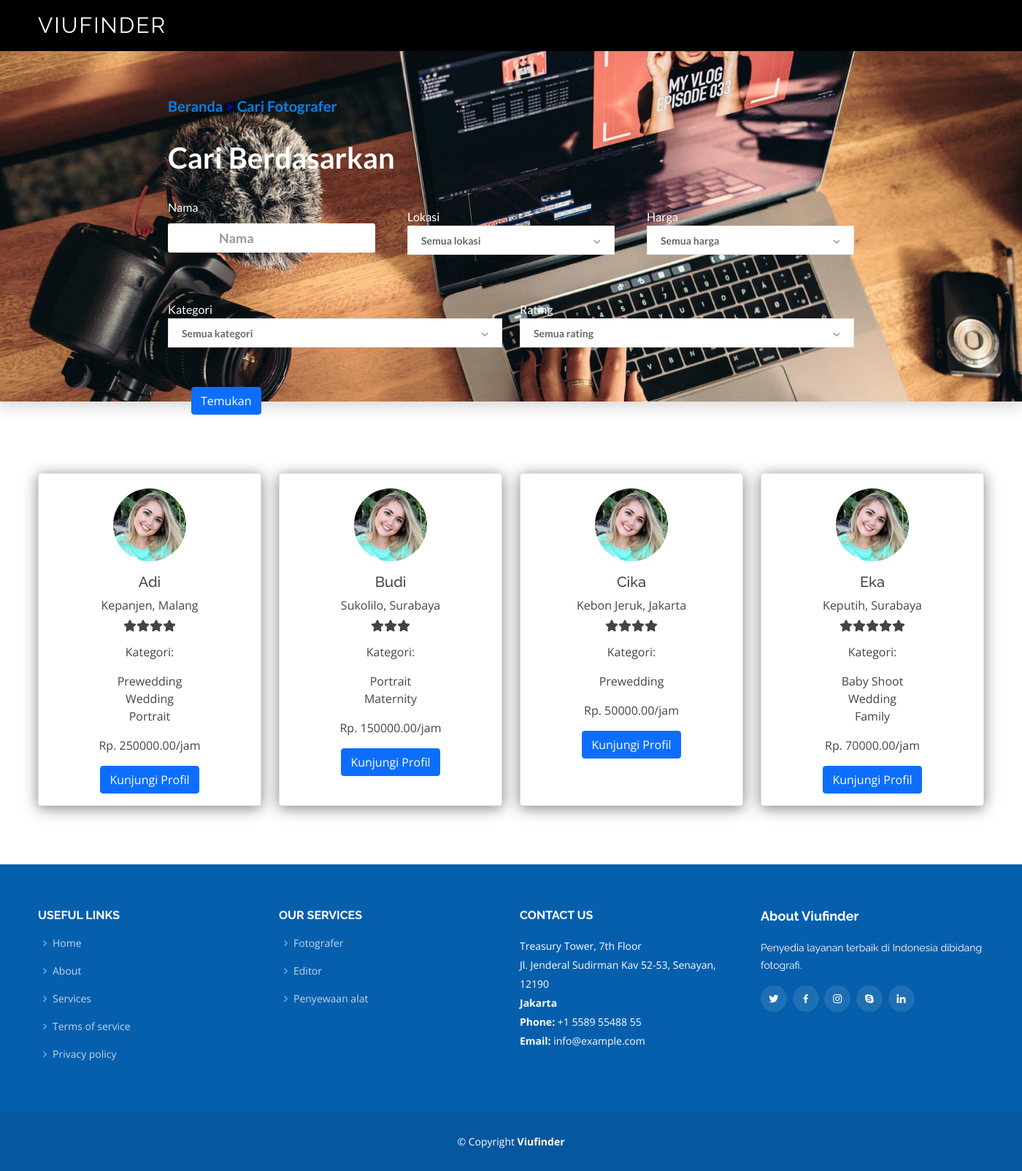
Screenshot of /carifotografer.php with the database file from the repository.
### tables this page shows
CREATE TABLE `penyedia_jasa` (
    `pjasa_id` int(11) NOT NULL AUTO_INCREMENT,
    `pjasa_nama` varchar(100),
    `pjasa_kontak` varchar(15),
    `pjasa_alamat` varchar(1024),
    `pjasa_tempatlahir` varchar(200),
    `pjasa_tanggallahir` date,
    `pjasa_foto` mediumblob,
    `pjasa_jkel` varchar(2),
    `pjasa_email` varchar(100) NOT NULL,
    `pjasa_password` varchar(100) NOT NULL,
    `pjasa_statusaktif` varchar(100),
    PRIMARY KEY (`pjasa_id`)
);

CREATE TABLE `kategori_jasa` (
    `ktg_id` int NOT NULL AUTO_INCREMENT,
    `ktg_kategori` varchar(64),
    PRIMARY KEY (`ktg_id`)
);

### carifotografer.php (the view, shortened to what this page needs)
<html>
  <head>
    <link href="assets/css/main.css" rel="stylesheet" />
    <link href="https://cdn.jsdelivr.net/npm/bootstrap@5.0.2/dist/css/bootstrap.min.css" rel="stylesheet" />
    <link href="assets/vendor/animate.css/animate.min.css" rel="stylesheet" />
    <link href="assets/vendor/aos/aos.css" rel="stylesheet" />
    <link href="assets/vendor/bootstrap/css/bootstrap.min.css" rel="stylesheet" />
    <link href="assets/vendor/bootstrap-icons/bootstrap-icons.css" rel="stylesheet" />
    <link href="assets/vendor/boxicons/css/boxicons.min.css" rel="stylesheet" />
    <link href="assets/vendor/glightbox/css/glightbox.min.css" rel="stylesheet" />
    <link href="assets/vendor/remixicon/remixicon.css" rel="stylesheet" />
    <link href="assets/vendor/swiper/swiper-bundle.min.css" rel="stylesheet" />
    <link href="assets/css/style.css" rel="stylesheet">
  </head>
  <body>
    <header id="header" class="sticky-top d-flex align-items-center bg-black">
      <div class="container d-flex align-items-center justify-content-between">
        <h1 class="logo"><a href="index.php">Viufinder</a></h1>
      </div>
    </header>
    <div class="s008">
      <form>
        <div class="inner-form">
          <div class="advance-search">
            <span class="awal"><a href="index.html">Beranda</a> > <a href="carieditor.html">Cari Fotografer</a></span>
            <span class="desc">Cari Berdasarkan</span>
            <div class="row">
              <div class="input-field">
                <span>Nama</span>
                <div class="mb-3 email">
                  <input type="text" class="form-control" id="nama" aria-describedby="emailHelp" placeholder="Nama" />
                </div>
              </div>
              <div class="input-field">
                <span>Lokasi</span>
                <div class="input-select">
                  <select id="lokasi" data-trigger="" name="choices-single-defaul">
                    <option placeholder="" value="">Semua lokasi</option>
                  </select>
                </div>
              </div>
              <div class="input-field">
                <span>Harga</span>
                <div class="input-select">
                  <select id="harga" data-trigger="" name="choices-single-defaul">
                    <option placeholder="" value="">Semua harga</option>
                  </select>
                </div>
              </div>
            </div>
            <div class="row">
              <div class="col input-field">
                <span>Kategori</span>
                <div class="input-select">
                  <select id="kategori" data-trigger="" name="choices-single-defaul">
                    <option placeholder="" value="">Semua kategori</option>
                  </select>
                </div>
              </div>
              <div class="col input-field">
                <span>Rating</span>
                <div class="input-select">
                  <select id="rating" data-trigger="" name="choices-single-defaul">
                    <option placeholder="" value="">Semua rating</option>
                  </select>
                </div>
              </div>
            </div>
            <div><br></div>
          </div>
        </div>
      </form>
    </div>
    <div class="searchbutton1">
      <div class="container">
        <div class="row">
          <div class="input-field">
            <div class="group-btn">
              <button class="btn btn-primary" onclick="search()">Temukan</button>
            </div>
          </div>
        </div>
      </div>
    </div>
    <div class="foto">
      <div class="container">
        <div class="row justify-content-center">
          <div class="col lg-12 info-panel">
            <div class="row row-cols-1 row-cols-md-4 g-4">
            <?php
                include_once("database/db_connection.php");
                $name = (isset($_GET['nama'])) ? $_GET['nama'] : '';
                $category = (isset($_GET['kategori'])) ? $_GET['kategori'] : '';
                $ratingMin = (isset($_GET['minrating'])) ? $_GET['minrating'] : 0;
                $ratingMax = (isset($_GET['maxrating'])) ? $_GET['maxrating'] : 5;
                $priceMin = (isset($_GET['minharga'])) ? $_GET['minharga'] : 0;
                $priceMax = (isset($_GET['maxharga'])) ? $_GET['maxharga'] : 1000000;
                $location = (isset($_GET['lokasi'])) ? $_GET['lokasi'] : '';
                $fotografer = "SELECT p.pjasa_id, p.pjasa_nama, p.pjasa_alamat, p.pjasa_foto, f.*, k.* FROM penyedia_jasa AS p
                                INNER JOIN penyedia_jasa_rangkap AS r ON p.pjasa_id = r.pjasa_id
                                INNER JOIN fotografer as f ON r.ftg_id = f.ftg_id
                                INNER JOIN fotografer_kategori fk ON fk.ftg_id = f.ftg_id
                                INNER JOIN kategori_jasa k ON k.ktg_id = fk.ktg_id";
                $query = "SELECT DISTINCT(pjasa_id), pjasa_nama, pjasa_alamat, ftg_id, ftg_rating, ftg_tarif FROM ($fotografer) ftg
                          WHERE pjasa_nama LIKE '%$name%'
                          AND pjasa_alamat LIKE '%$location%'
                          AND ftg_rating > $ratingMin AND ftg_rating <= $ratingMax
                          AND ftg_tarif > $priceMin AND ftg_tarif <= $priceMax
                          AND ktg_kategori LIKE '%$category%'";
                $result = mysqli_query($conn, $query);
                if ($result->num_rows > 0) {
                  while($row = $result->fetch_assoc()){
                    $nama = $row['pjasa_nama'];
                    $id = $row['pjasa_id'];
                    $ftgid = $row['ftg_id'];
                    $alamat = $row['pjasa_alamat'];
                  ?>
                  <div class="col mx-auto">
                    <div class="card h-100 text-center">
                      <img src="/assets/img/blog/comments-1.jpg" width=100px height=100px class="rounded-circle mx-auto" alt="...">
                      <div class="card-body">
                        <div class="card-title">
                          <h5><?php echo $nama; ?></h5>
                          <h7><?php echo $alamat;?></h7>
                        </div>
                        <p class="card-text">
                          <?php
                            $rating = $row['ftg_rating'];
                            for ($i=0; $i < $rating; $i++) {
                              echo '<i class="fas fa-star"></i>';
                            }
                          ?>
                        </p>
                        <p>
                          <?php
                            $kategori = "SELECT ktg_kategori FROM kategori_jasa AS k
                                        INNER JOIN fotografer_kategori AS fk ON k.ktg_id = fk.ktg_id
                                        INNER JOIN fotografer AS f ON fk.ftg_id = f.ftg_id
                                        WHERE f.ftg_id = $ftgid";
                            $resultKategori = mysqli_query($conn, $kategori);
                            echo "Kategori: <br>";
                            while($rowKategori = $resultKategori->fetch_assoc()){
                              ?>
                              <div class="bd-highlight">
                                <?php echo $rowKategori['ktg_kategori']; ?>
                              </div>
                              <?php
                            }
                          ?>
                        </p>
                        <p>
                          <?php
                            $tarif = $row['ftg_tarif'];
                            echo "Rp. ".$tarif."/jam";
                          ?>
                        </p>
                        <a href="profil_sediajasa.php?id=<?php echo $id; ?>" class="btn btn-primary text-white">Kunjungi Profil</a>
                      </div>
                    </div>
                  </div>
                <?php
                  }
                } else {
                  echo "<h1>Tidak ada hasil</h1>";
                }
                ?>
            </div>
        </div>
      </div>
    </div>
    <footer id="footer">
      <div class="footer-top">
        <div class="container">
          <div class="row">
            <div class="col-lg-3 col-md-6 footer-links">
              <h4>Useful Links</h4>
              <ul>
                <li><i class="bx bx-chevron-right"></i> <a href="#home">Home</a></li>
                <li><i class="bx bx-chevron-right"></i> <a href="#about">About</a></li>
                <li><i class="bx bx-chevron-right"></i> <a href="#services">Services</a></li>
                <li><i class="bx bx-chevron-right"></i> <a href="#">Terms of service</a></li>
                <li><i class="bx bx-chevron-right"></i> <a href="#">Privacy policy</a></li>
              </ul>
            </div>
            <div class="col-lg-3 col-md-6 footer-links">
              <h4>Our Services</h4>
              <ul>
                <li><i class="bx bx-chevron-right"></i> <a href="#services">Fotografer</a></li>
                <li><i class="bx bx-chevron-right"></i> <a href="#services">Editor</a></li>
                <li><i class="bx bx-chevron-right"></i> <a href="#services">Penyewaan alat</a></li>
              </ul>
            </div>
            <div class="col-lg-3 col-md-6 footer-contact">
              <h4>Contact Us</h4>
              <p>
                Treasury Tower, 7th Floor<br>
                Jl. Jenderal Sudirman Kav 52-53, Senayan, 12190<br>
                <strong>Jakarta</strong><br>
                <strong>Phone:</strong> +1 5589 55488 55<br>
                <strong>Email:</strong> info@example.com<br>
              </p>
            </div>
            <div class="col-lg-3 col-md-6 footer-info">
              <h3>About Viufinder</h3>
              <p>Penyedia layanan terbaik di Indonesia dibidang fotografi.</p>
              <div class="social-links mt-3">
                <a href="#" class="twitter"><i class="bx bxl-twitter"></i></a>
                <a href="#" class="facebook"><i class="bx bxl-facebook"></i></a>
                <a href="#" class="instagram"><i class="bx bxl-instagram"></i></a>
                <a href="#" class="google-plus"><i class="bx bxl-skype"></i></a>
                <a href="#" class="linkedin"><i class="bx bxl-linkedin"></i></a>
              </div>
            </div>
          </div>
        </div>
      </div>
      <div class="container">
        <div class="copyright">
          &copy; Copyright <strong><span>Viufinder</span></strong>
        </div>
      </div>
    </footer>
  </body>
</html>

### assets/css/style.css (style rules this page uses)
body { font-family: "Open Sans", sans-serif; color: #444444; }
a { text-decoration: none; color: #0880e8; }
h1, h2, h3, h4, h5, h6 { font-family: "Raleway", sans-serif; }
#header { background: rgba(0, 0, 0, 0.1); transition: all 0.5s; z-index: 997; height: 70px; }
#header .logo { font-size: 30px; margin: 0; padding: 0; line-height: 1; font-weight: 400; letter-spacing: 2px; text-transform: uppercase; }
#header .logo a { color: #fff; }
#footer { background: #05579e; padding: 0 0 30px 0; color: #fff; font-size: 14px; }
#footer .footer-top { background: #065fad; padding: 60px 0 30px 0; }
#footer .footer-top .footer-info { margin-bottom: 30px; }
#footer .footer-top .footer-info h3 { font-size: 18px; margin: 0 0 20px 0; padding: 2px 0 2px 0; line-height: 1; font-weight: 700; }
#footer .footer-top .footer-info p { font-size: 14px; line-height: 24px; margin-bottom: 0; font-family: "Raleway", sans-serif; color: #fff; }
#footer .footer-top .social-links a { font-size: 16px; display: inline-block; background: rgba(255, 255, 255, 0.1); color: #fff; line-height: 1; padding: 10px 0; margin-right: 4px; border-radius: 50%; text-align: center; width: 36px; height: 36px; transition: 0.3s; }
#footer .footer-top h4 { font-size: 16px; font-weight: bold; color: #fff; text-transform: uppercase; position: relative; padding-bottom: 12px; }
#footer .footer-top .footer-links { margin-bottom: 30px; }
#footer .footer-top .footer-links ul { list-style: none; padding: 0; margin: 0; }
#footer .footer-top .footer-links ul i { padding-right: 2px; color: #5db1f9; font-size: 18px; line-height: 1; }
#footer .footer-top .footer-links ul li { padding: 10px 0; display: flex; align-items: center; }
#footer .footer-top .footer-links ul li:first-child { padding-top: 0; }
#footer .footer-top .footer-links ul a { color: rgba(255, 255, 255, 0.75); transition: 0.3s; display: inline-block; line-height: 1; }
#footer .footer-top .footer-contact { margin-bottom: 30px; }
#footer .footer-top .footer-contact p { line-height: 26px; }
#footer .copyright { text-align: center; padding-top: 30px; }

### rows the page displays
penyedia_jasa: pjasa_nama "Adi", pjasa_alamat "Kepanjen, Malang", tarif "250000.00"
kategori_jasa: ktg_kategori "Prewedding"
kategori_jasa: ktg_kategori "Wedding"
kategori_jasa: ktg_kategori "Portrait"
penyedia_jasa: pjasa_nama "Budi", pjasa_alamat "Sukolilo, Surabaya", tarif "150000.00"
kategori_jasa: ktg_kategori "Maternity"
penyedia_jasa: pjasa_nama "Cika", pjasa_alamat "Kebon Jeruk, Jakarta", tarif "50000.00"
penyedia_jasa: pjasa_nama "Eka", pjasa_alamat "Keputih, Surabaya", tarif "70000.00"
kategori_jasa: ktg_kategori "Baby Shoot"
kategori_jasa: ktg_kategori "Family"
